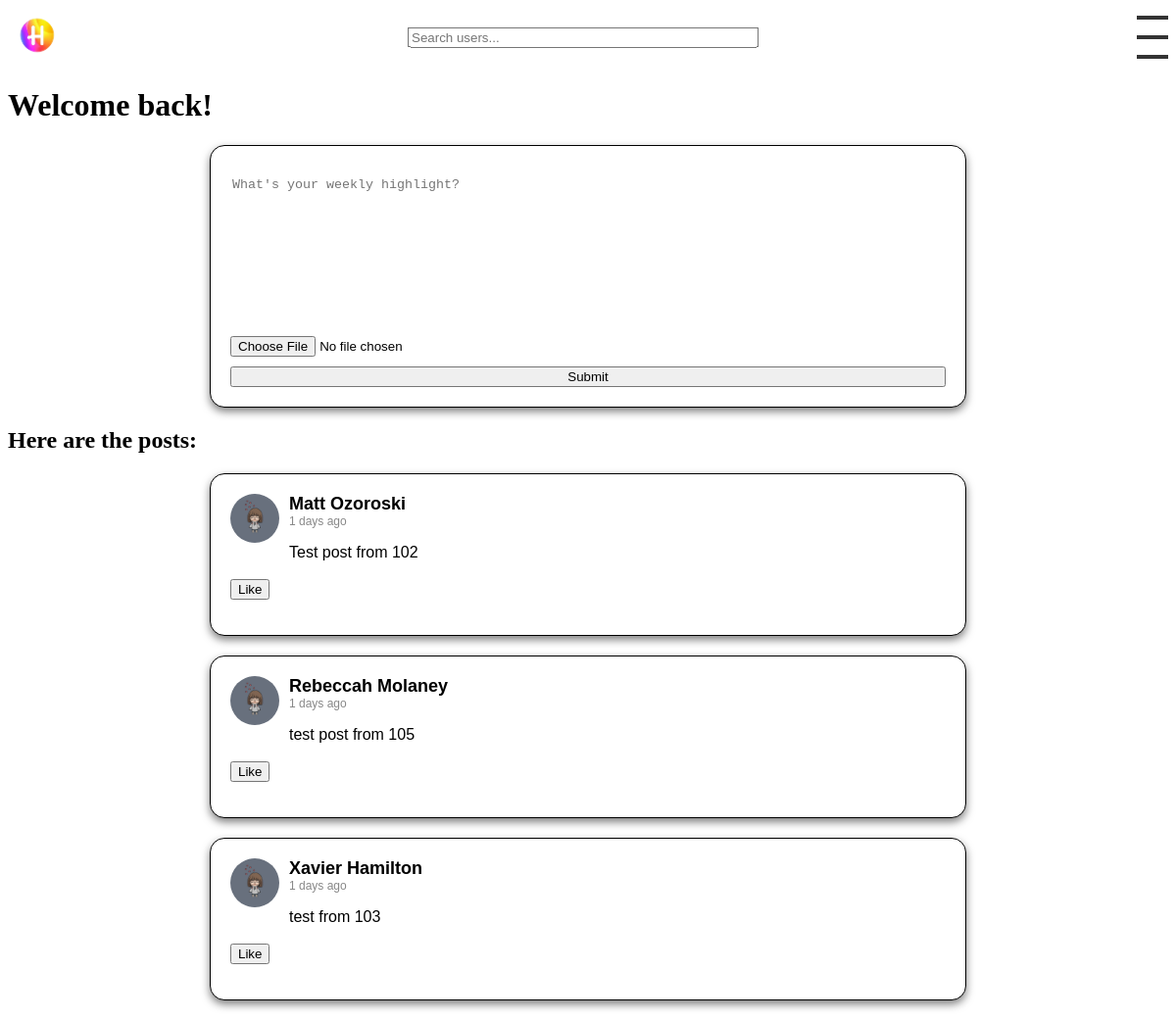
The app's page / (signed in) with its own data.
### posts/models.py (models this page shows, shortened)
class Post(models.Model):
    user = models.ForeignKey(User, on_delete=models.CASCADE, related_name='posts')
    text = models.TextField()
    image = models.ImageField(upload_to='images/', blank=True, null=True)
    likes = models.ManyToManyField(User, related_name='likes', blank=True)
    created_at = models.DateTimeField(auto_now_add=True)

class Profile(models.Model):
    user = models.OneToOneField(User, on_delete=models.CASCADE)
    image = models.ImageField(upload_to='profile_pics/', default='profile_pics/ProfilePic.jpg', blank=True)
    location = models.CharField(max_length=30, blank=True)
    bio = models.TextField(blank=True)
    friends = models.ManyToManyField("self")

### posts/views.py (the view)
# urls.py: 2. Add a URL to urlpatterns:  path('', views.home, name='home')
def home(request):
    if request.method == 'POST':
        form = PostForm(request.POST)
        if form.is_valid():
            post = form.save(commit=False)
            post.user = request.user
            post.save()
            return HttpResponseRedirect(reverse('home'))  # 'home' is the name of your URL pattern
    else:
        form = PostForm()
    colors = ['yellow', 'pink', 'green', 'orange', 'blue']
    shuffled_colors = list(itertools.islice(itertools.cycle(colors), 150))  # Adjust 150 as per your need
    random.shuffle(shuffled_colors)
    if request.user.is_authenticated:
        posts = Post.objects.exclude(user=request.user).exclude(likes=request.user).order_by('-created_at')
        template = 'loggedin.html'
    else:
        posts = Post.objects.all().order_by('-created_at')
        template = 'home.html'
    context = {
        'form': form,
        'posts': posts,
        'shuffled_colors': shuffled_colors,
    }
    return render(request, template, context)

### posts/forms.py
class PostForm(forms.ModelForm):
    class Meta:
        model = Post
        fields = ['text', 'image']
    def __init__(self, *args, **kwargs):
        super().__init__(*args, **kwargs)
        self.fields['text'].widget = forms.Textarea(attrs={'placeholder': 'What\'s your weekly highlight?'})

### posts/templatetags/my_filters.py (called while the page is built)
@register.filter
def custom_date(value):
    now = timezone.now()
    diff = now - value
    if diff.days <= 0 and diff.seconds < 3600:
        return str(diff.seconds//60) + " minutes ago"
    elif diff.days <= 0 and diff.seconds >= 3600:
        return str(diff.seconds//3600) + " hours ago"
    elif diff.days >= 1 and diff.days < 7:
        return str(diff.days) + " days ago"
    else:
        return value.strftime("%B %d, %Y")  # If more than a week ago, return a formatted date

### posts/templates/loggedin.html (shortened to what this page needs)
{% extends 'base.html' %}
{% load static %}
{% block content %}
  <h1>Welcome back!</h1>
  <link rel="stylesheet" type="text/css" href="{% static 'css/form.css' %}">
  <div class="post">
    <form method="post" enctype="multipart/form-data">
      {{ form.text }}
      {{ form.image }}
      <button type="submit">Submit</button>
    </form>
  </div>
  <h2>Here are the posts:</h2>
  {% for post in posts %}
  {% include 'post.html' with post=post show_like_button=True %}
  {% endfor %}
{% endblock %}

### posts/templates/post.html (shortened to what this page needs)
{% load static %}
{% load my_filters %}
<link rel="stylesheet" type="text/css" href="{% static 'css/post.css' %}">
<div class="post">
    <div class="post-top">
        <a href="{% url 'view_profile' post.user.username %}">
            <img src="{{ post.user.profile.image.url }}" alt="User Avatar" class="avatar">
        </a>
        <div class="post-content">
            <div class="user-detail">
                <a href="{% url 'view_profile' post.user.username %}" class="username">{{ post.user.first_name }} {{ post.user.last_name }}</a>
                <span class="timestamp">{{ post.created_at|custom_date }}</span>
            </div>
            <p class="post-text">{{ post.text }}</p>
        </div>
    </div>
    {% if show_like_button %}
        <div class="interaction-icons">
            <button class="like-button" data-id="{{ post.id }}">
                {% if request.user in post.likes.all %}
                    Unlike
                {% else %}
                    Like
                {% endif %}
            </button>
        </div>
    {% endif %}
</div>

### posts/static/css/form.css (style rules this page uses)
.post { background-color: white; border: 1px solid black; box-shadow: 0px 4px 8px rgba(0, 0, 0, 0.5); border-radius: 15px; margin-bottom: 20px; padding: 20px; font-family: Arial, sans-serif; max-width: 90%; margin: 20px auto; width: 730px; }
form { width: 100%; display: flex; flex-direction: column; align-items: start; }
form textarea, form input[type="file"], form button { margin-top: 10px; width: 100%; }
form textarea { resize: none; border: none; }

### posts/static/css/post.css (style rules this page uses)
.post { background-color: white; border: 1px solid black; box-shadow: 0px 4px 8px rgba(0, 0, 0, 0.5); border-radius: 15px; margin-bottom: 20px; padding: 20px; font-family: Arial, sans-serif; max-width: 90%; margin: 20px auto; width: 730px; }
.post-top { display: flex; align-items: flex-start; }
.avatar { width: 50px; height: 50px; border-radius: 50%; margin-right: 10px; }
.username { color: black; font-size: 18px; font-weight: bold; }
.post-text { color: black; font-size: 16px; margin-bottom: 15px; }
.interaction-icons { color: rgb(255, 204, 153); font-size: 20px; margin-bottom: 15px; }
.timestamp { color: #888; font-size: 12px; text-align: left; }
.user-detail { display: flex; flex-direction: column; justify-content: center; align-items: flex-start; }
.post-content { display: flex; flex-direction: column; justify-content: center; align-items: flex-start; }
.username { color: black; font-size: 18px; font-weight: bold; text-decoration: none; }
.avatar { width: 50px; height: 50px; border-radius: 50%; margin-right: 10px; transition: filter 0.3s; }

### records on screen
Post: user.profile.image (picture), user.first_name "Matt", user.last_name "Ozoroski", created_at|custom_date "1 days ago", text "Test post from 102", shows "Like"
Post: user.profile.image (picture), user.first_name "Rebeccah", user.last_name "Molaney", created_at|custom_date "1 days ago", text "test post from 105", shows "Like"
Post: user.profile.image (picture), user.first_name "Xavier", user.last_name "Hamilton", created_at|custom_date "1 days ago", text "test from 103", shows "Like"
